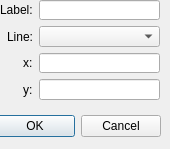
<?xml version="1.0" encoding="UTF-8"?>
<ui version="4.0">
 <class>AddPointOn</class>
 <widget class="QDialog" name="AddPointOn">
  <property name="geometry">
   <rect>
    <x>0</x>
    <y>0</y>
    <width>170</width>
    <height>149</height>
   </rect>
  </property>
  <property name="windowTitle">
   <string>Dialog</string>
  </property>
  <widget class="QDialogButtonBox" name="buttonBox">
   <property name="geometry">
    <rect>
     <x>-10</x>
     <y>110</y>
     <width>171</width>
     <height>32</height>
    </rect>
   </property>
   <property name="orientation">
    <enum>Qt::Horizontal</enum>
   </property>
   <property name="standardButtons">
    <set>QDialogButtonBox::Cancel|QDialogButtonBox::Ok</set>
   </property>
  </widget>
  <widget class="QWidget" name="formLayoutWidget">
   <property name="geometry">
    <rect>
     <x>0</x>
     <y>0</y>
     <width>160</width>
     <height>100</height>
    </rect>
   </property>
   <layout class="QFormLayout" name="formLayout">
    <property name="labelAlignment">
     <set>Qt::AlignRight|Qt::AlignTrailing|Qt::AlignVCenter</set>
    </property>
    <item row="0" column="0">
     <widget class="QLabel" name="labelLabel">
      <property name="text">
       <string>Label:</string>
      </property>
     </widget>
    </item>
    <item row="0" column="1">
     <widget class="QLineEdit" name="labelLineEdit"/>
    </item>
    <item row="1" column="0">
     <widget class="QLabel" name="lineLabel">
      <property name="text">
       <string>Line:</string>
      </property>
     </widget>
    </item>
    <item row="1" column="1">
     <widget class="QComboBox" name="lineComboBox"/>
    </item>
    <item row="2" column="0">
     <widget class="QLabel" name="xLabel">
      <property name="text">
       <string>x:</string>
      </property>
     </widget>
    </item>
    <item row="2" column="1">
     <widget class="QLineEdit" name="xLineEdit"/>
    </item>
    <item row="3" column="0">
     <widget class="QLabel" name="yLabel">
      <property name="text">
       <string>y:</string>
      </property>
     </widget>
    </item>
    <item row="3" column="1">
     <widget class="QLineEdit" name="yLineEdit"/>
    </item>
   </layout>
  </widget>
 </widget>
 <resources/>
 <connections>
  <connection>
   <sender>buttonBox</sender>
   <signal>accepted()</signal>
   <receiver>AddPointOn</receiver>
   <slot>accept()</slot>
   <hints>
    <hint type="sourcelabel">
     <x>248</x>
     <y>254</y>
    </hint>
    <hint type="destinationlabel">
     <x>157</x>
     <y>274</y>
    </hint>
   </hints>
  </connection>
  <connection>
   <sender>buttonBox</sender>
   <signal>rejected()</signal>
   <receiver>AddPointOn</receiver>
   <slot>reject()</slot>
   <hints>
    <hint type="sourcelabel">
     <x>316</x>
     <y>260</y>
    </hint>
    <hint type="destinationlabel">
     <x>286</x>
     <y>274</y>
    </hint>
   </hints>
  </connection>
 </connections>
</ui>
